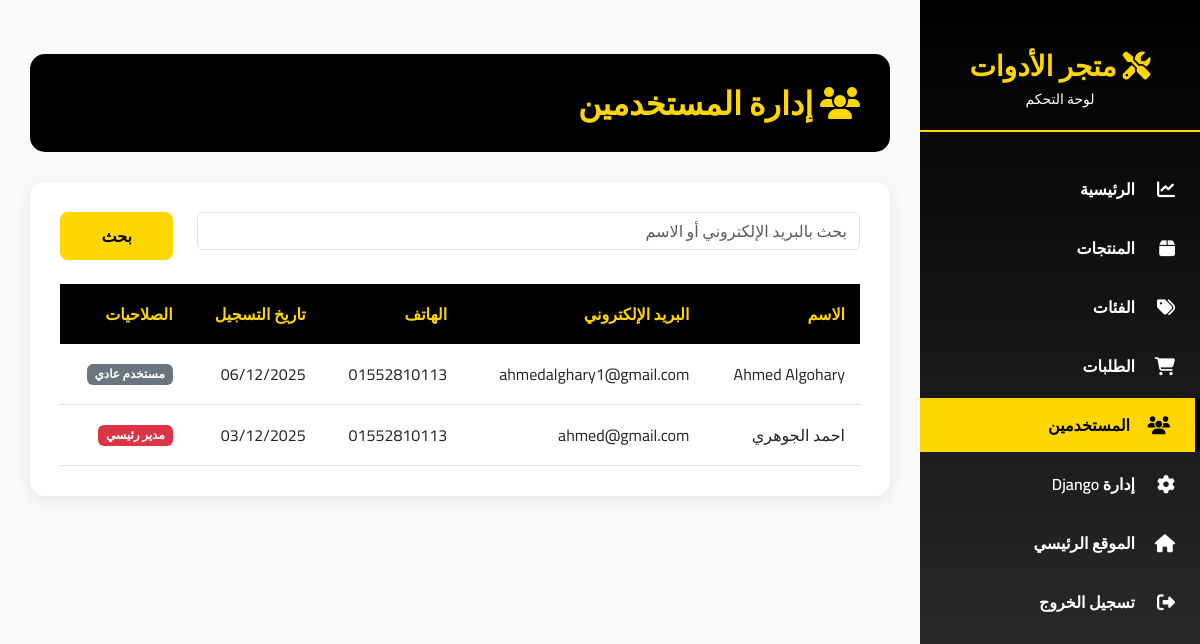
Screenshot of /admin-panel/users/ (signed in) with the database file from the repository.
### accounts/models.py (models this page shows, shortened)
class CustomUser(AbstractUser):
    username = None  # نحذف الحقل الافتراضي
    email = models.EmailField(unique=True)  # نستخدم الإيميل بدلًا منه
    image = models.ImageField(upload_to='user_images/', blank=True, null=True)
    phone_number = models.CharField(max_length=15, blank=True)
    address = models.TextField(blank=True, max_length=500)
    bio = models.TextField(blank=True)
    birth_date = models.DateField(blank=True, null=True)
    USERNAME_FIELD = 'email'      # تحديد الإيميل كحقل تسجيل دخول
    REQUIRED_FIELDS = []          # لا نطلب حقول إضافية أثناء إنشاء المستخدم من CLI
    objects = CustomUserManager()  # تعيين مدير المستخدم المخصص

### admin_panel/views.py (the view)
# urls.py: path('users/', views.admin_users_list, name='users-list'),
@admin_required
def admin_users_list(request):
    users = CustomUser.objects.all().order_by('-date_joined')
    search = request.GET.get('search', '')
    if search:
        users = users.filter(email__icontains=search) | users.filter(first_name__icontains=search)
    context = {
        'users': users,
        'search': search,
    }
    return render(request, 'admin_panel/users_list.html', context)

### accounts/custom_context_processor.py (called while the page is built)
def custom_user_context(request):
    if request.user.is_authenticated:
        user = request.user
        return {
            'user': user,
        }
    return {}

### orders/cart_context_processor.py (called while the page is built, shortened)
def get_cart_data(request):
    if request.user.is_authenticated:
        cart, created = Cart.objects.get_or_create(user=request.user, status='Inprogress')
        cart_detail = CartDetail.objects.filter(cart=cart)
        return {
            'cart_data': cart,
            'cart_detail_data': cart_detail,
        }

### admin_panel/templates/admin_panel/users_list.html
{% extends 'admin_panel/base.html' %}
{% load i18n %}
{% block content %}
<div class="page-header">
 <h1>
  <i class="fas fa-users">
  </i>
  {% trans "إدارة المستخدمين" %}
 </h1>
</div>
<div class="content-card">
 <form class="row mb-4" method="GET">
  <div class="col-md-10">
   <input class="form-control" name="search" placeholder="{% trans "بحث بالبريد الإلكتروني أو الاسم" %}" type="text" value="{{ search }}"/>
  </div>
  <div class="col-md-2">
   <button class="btn-admin-primary w-100" type="submit">
    {% trans "بحث" %}
   </button>
  </div>
 </form>
 {% if users %}
 <table class="admin-table">
  <thead>
   <tr>
    <th>
     {% trans "الاسم" %}
    </th>
    <th>
     {% trans "البريد الإلكتروني" %}
    </th>
    <th>
     {% trans "الهاتف" %}
    </th>
    <th>
     {% trans "تاريخ التسجيل" %}
    </th>
    <th>
     {% trans "الصلاحيات" %}
    </th>
   </tr>
  </thead>
  <tbody>
   {% for user in users %}
   <tr>
    <td>
     {{ user.first_name }} {{ user.last_name }}
    </td>
    <td>
     {{ user.email }}
    </td>
    <td>
     {{ user.phone_number|default:"-" }}
    </td>
    <td>
     {{ user.date_joined|date:"d/m/Y" }}
    </td>
    <td>
     {% if user.is_superuser %}
     <span class="badge bg-danger">
      {% trans "مدير رئيسي" %}
     </span>
     {% elif user.is_staff %}
     <span class="badge bg-warning">
      {% trans "موظف" %}
     </span>
     {% else %}
     <span class="badge bg-secondary">
      {% trans "مستخدم عادي" %}
     </span>
     {% endif %}
    </td>
   </tr>
   {% endfor %}
  </tbody>
 </table>
 {% else %}
 <p class="text-center text-muted">
  {% trans "لا يوجد مستخدمين" %}
 </p>
 {% endif %}
</div>
{% endblock %}

### admin_panel/templates/admin_panel/base.html (style rules this page uses)
* { font-family: 'Cairo', sans-serif; }
:root { --primary-yellow: #FFD700; --primary-black: #000000; --dark-gray: #333; --light-gray: #f8f9fa; --sidebar-width: 280px; }
body { background-color: var(--light-gray); }
.page-header { background: var(--primary-black); color: var(--primary-yellow); padding: 30px; border-radius: 15px; margin-bottom: 30px; }
.page-header h1 { margin: 0; font-size: 32px; font-weight: 900; }
.content-card { background: #fff; border-radius: 15px; padding: 30px; box-shadow: 0 4px 15px rgba(0, 0, 0, 0.08); margin-bottom: 25px; }
.btn-admin-primary { background-color: var(--primary-yellow); color: var(--primary-black); border: none; font-weight: 700; padding: 12px 30px; border-radius: 8px; transition: all 0.3s ease; }
.admin-table { width: 100%; border-collapse: collapse; }
.admin-table thead { background: var(--primary-black); color: var(--primary-yellow); }
.admin-table th { padding: 15px; text-align: right; font-weight: 700; }
.admin-table td { padding: 15px; border-bottom: 1px solid #e0e0e0; }

### rows the page displays
CustomUser: first_name "Ahmed Algohary", email "ahmedalghary1@gmail.com", phone_number "01552810113", date_joined "06/12/2025"
CustomUser: first_name "احمد", last_name "الجوهري", email "ahmed@gmail.com", phone_number "01552810113", date_joined "03/12/2025"
